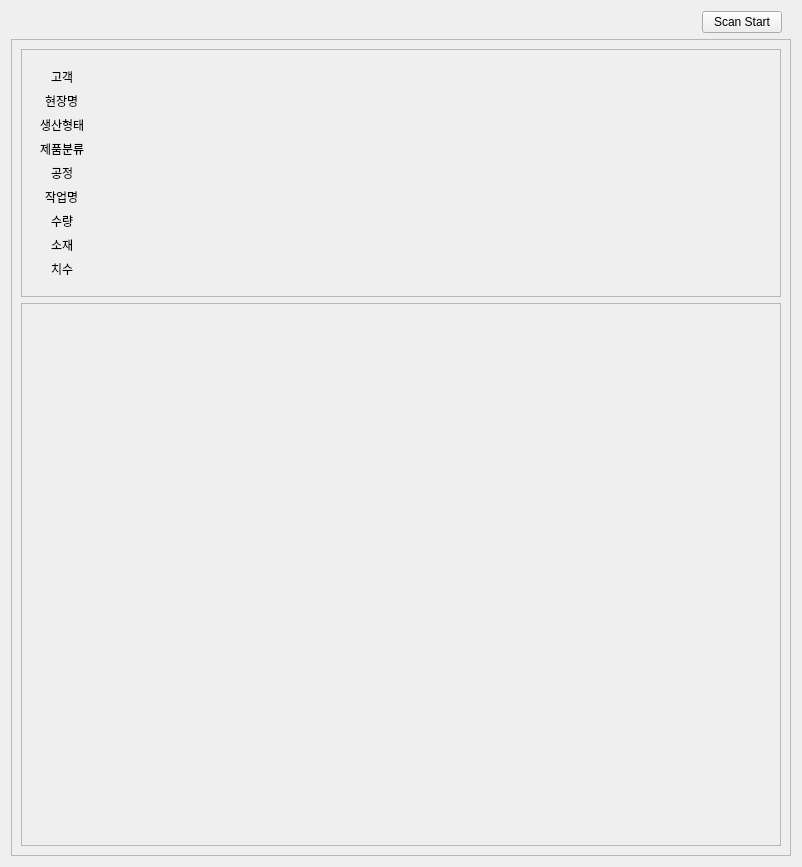
<?xml version="1.0" encoding="UTF-8"?>
<ui version="4.0">
 <class>Form</class>
 <widget class="QWidget" name="Form">
  <property name="geometry">
   <rect>
    <x>0</x>
    <y>0</y>
    <width>802</width>
    <height>867</height>
   </rect>
  </property>
  <property name="windowTitle">
   <string>Bar-Code</string>
  </property>
  <layout class="QVBoxLayout" name="verticalLayout_3">
   <item>
    <widget class="QFrame" name="frame_2">
     <property name="sizePolicy">
      <sizepolicy hsizetype="Preferred" vsizetype="Fixed">
       <horstretch>0</horstretch>
       <verstretch>0</verstretch>
      </sizepolicy>
     </property>
     <property name="frameShape">
      <enum>QFrame::NoFrame</enum>
     </property>
     <property name="frameShadow">
      <enum>QFrame::Raised</enum>
     </property>
     <layout class="QHBoxLayout" name="horizontalLayout">
      <property name="topMargin">
       <number>0</number>
      </property>
      <property name="bottomMargin">
       <number>0</number>
      </property>
      <item>
       <spacer name="horizontalSpacer">
        <property name="orientation">
         <enum>Qt::Horizontal</enum>
        </property>
        <property name="sizeHint" stdset="0">
         <size>
          <width>40</width>
          <height>20</height>
         </size>
        </property>
       </spacer>
      </item>
      <item>
       <widget class="QPushButton" name="PB_scan">
        <property name="text">
         <string>Scan Start</string>
        </property>
       </widget>
      </item>
     </layout>
    </widget>
   </item>
   <item>
    <widget class="QFrame" name="frame_printArea">
     <property name="frameShape">
      <enum>QFrame::StyledPanel</enum>
     </property>
     <property name="frameShadow">
      <enum>QFrame::Raised</enum>
     </property>
     <layout class="QVBoxLayout" name="verticalLayout">
      <item>
       <widget class="QFrame" name="frame">
        <property name="sizePolicy">
         <sizepolicy hsizetype="Preferred" vsizetype="Fixed">
          <horstretch>0</horstretch>
          <verstretch>0</verstretch>
         </sizepolicy>
        </property>
        <property name="frameShape">
         <enum>QFrame::StyledPanel</enum>
        </property>
        <property name="frameShadow">
         <enum>QFrame::Raised</enum>
        </property>
        <layout class="QVBoxLayout" name="verticalLayout_2">
         <item>
          <widget class="QFrame" name="formFrame">
           <layout class="QFormLayout" name="formLayout">
            <property name="labelAlignment">
             <set>Qt::AlignCenter</set>
            </property>
            <property name="formAlignment">
             <set>Qt::AlignLeading|Qt::AlignLeft|Qt::AlignVCenter</set>
            </property>
            <item row="0" column="0">
             <widget class="QLabel" name="label">
              <property name="text">
               <string>고객</string>
              </property>
             </widget>
            </item>
            <item row="1" column="0">
             <widget class="QLabel" name="label_2">
              <property name="text">
               <string>현장명</string>
              </property>
             </widget>
            </item>
            <item row="2" column="0">
             <widget class="QLabel" name="label_3">
              <property name="text">
               <string>생산형태</string>
              </property>
             </widget>
            </item>
            <item row="4" column="0">
             <widget class="QLabel" name="label_4">
              <property name="text">
               <string>공정</string>
              </property>
             </widget>
            </item>
            <item row="5" column="0">
             <widget class="QLabel" name="label____">
              <property name="text">
               <string>작업명</string>
              </property>
             </widget>
            </item>
            <item row="6" column="0">
             <widget class="QLabel" name="label_6">
              <property name="text">
               <string>수량</string>
              </property>
             </widget>
            </item>
            <item row="0" column="1">
             <widget class="QLabel" name="label_Gogak">
              <property name="text">
               <string/>
              </property>
              <property name="alignment">
               <set>Qt::AlignCenter</set>
              </property>
             </widget>
            </item>
            <item row="1" column="1">
             <widget class="QLabel" name="label_Hyunjang">
              <property name="text">
               <string/>
              </property>
              <property name="alignment">
               <set>Qt::AlignCenter</set>
              </property>
             </widget>
            </item>
            <item row="2" column="1">
             <widget class="QLabel" name="label_Hyungtae">
              <property name="text">
               <string/>
              </property>
              <property name="alignment">
               <set>Qt::AlignCenter</set>
              </property>
             </widget>
            </item>
            <item row="4" column="1">
             <widget class="QLabel" name="label_Gongjung">
              <property name="text">
               <string/>
              </property>
              <property name="alignment">
               <set>Qt::AlignCenter</set>
              </property>
             </widget>
            </item>
            <item row="5" column="1">
             <widget class="QLabel" name="label_Jakup">
              <property name="text">
               <string/>
              </property>
              <property name="alignment">
               <set>Qt::AlignCenter</set>
              </property>
             </widget>
            </item>
            <item row="6" column="1">
             <widget class="QLabel" name="label_Count">
              <property name="text">
               <string/>
              </property>
              <property name="alignment">
               <set>Qt::AlignCenter</set>
              </property>
             </widget>
            </item>
            <item row="3" column="0">
             <widget class="QLabel" name="label_5">
              <property name="text">
               <string>제품분류</string>
              </property>
             </widget>
            </item>
            <item row="3" column="1">
             <widget class="QLabel" name="label_Jepumbunru">
              <property name="text">
               <string/>
              </property>
              <property name="alignment">
               <set>Qt::AlignCenter</set>
              </property>
              <property name="wordWrap">
               <bool>true</bool>
              </property>
             </widget>
            </item>
            <item row="7" column="0">
             <widget class="QLabel" name="label_7">
              <property name="text">
               <string>소재</string>
              </property>
             </widget>
            </item>
            <item row="7" column="1">
             <widget class="QLabel" name="label_SoJae">
              <property name="text">
               <string/>
              </property>
              <property name="alignment">
               <set>Qt::AlignCenter</set>
              </property>
             </widget>
            </item>
            <item row="8" column="0">
             <widget class="QLabel" name="label_8">
              <property name="text">
               <string>치수</string>
              </property>
             </widget>
            </item>
            <item row="8" column="1">
             <widget class="QLabel" name="label_Chisu">
              <property name="text">
               <string/>
              </property>
              <property name="alignment">
               <set>Qt::AlignCenter</set>
              </property>
             </widget>
            </item>
           </layout>
          </widget>
         </item>
        </layout>
       </widget>
      </item>
      <item>
       <widget class="QFrame" name="frame_3">
        <property name="frameShape">
         <enum>QFrame::StyledPanel</enum>
        </property>
        <property name="frameShadow">
         <enum>QFrame::Raised</enum>
        </property>
        <layout class="QHBoxLayout" name="horizontalLayout_2">
         <item>
          <widget class="Image_Barcode" name="widget_live" native="true"/>
         </item>
         <item>
          <widget class="Image_Barcode" name="widget" native="true"/>
         </item>
        </layout>
       </widget>
      </item>
     </layout>
    </widget>
   </item>
  </layout>
 </widget>
 <customwidgets>
  <customwidget>
   <class>Image_Barcode</class>
   <extends>QWidget</extends>
   <header>modules.PyQt.component.imageViewer2</header>
   <container>1</container>
  </customwidget>
 </customwidgets>
 <resources/>
 <connections/>
</ui>
